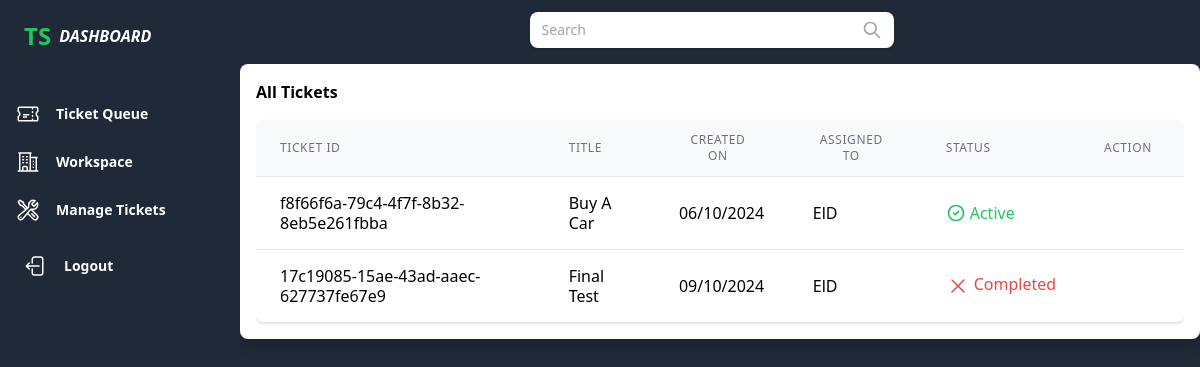
Screenshot of /tickets/list (signed in) with the database file from the repository.
### tickets/models.py (models this page shows, shortened)
class Ticket(models.Model):
    STATUS = (
        ('Pending','PENDING'),
        ('Active','ACTIVE'),
        ('Complated','COMPLATED'),
    )
    number = models.UUIDField(max_length=100,default=uuid.uuid4,)
    title = models.CharField(max_length=100)
    content = models.TextField()
    created_by = models.ForeignKey(User,related_name='tickets_created',on_delete=models.CASCADE)
    assigned_to = models.ForeignKey(User,related_name='tickets_assigned',on_delete=models.DO_NOTHING,null=True,blank=True)
    created_at = models.DateField(auto_now_add=True)
    is_resolved = models.BooleanField(default=False)
    accepted_date = models.DateField(blank=True,null=True)
    closed_date = models.DateField(blank=True,null=True)
    status = models.CharField(choices=STATUS,max_length=9)

### users/models.py (models this page shows)
class User(AbstractUser):
    is_admin = models.BooleanField(default=False)
    is_customer = models.BooleanField(default=False)
    def __str__(self) -> str:
        return self.username

### tickets/views.py (the view)
# urls.py: path("list", views.TicketList.as_view(), name="tickets_list"),
class  TicketList(ListView):
    model = Ticket
    template_name = 'all_tickets.html'
    context_object_name = 'tickets'
    def get_queryset(self) :
        return Ticket.objects.filter(created_by =self.request.user)

### tickets/templates/all_tickets.html (shortened to what this page needs)
{% extends "main.html" %}
{% block content %}
<div class="bg-white p-4 shadow-lg rounded-lg">
  <h1 class="font-bold text-base">All Tickets</h1>
  <div class="mt-4">
    <div class="flex flex-col">
      <div class="-my-2 overflow-x-auto">
        <div class="py-2 align-middle inline-block min-w-full">
          <div class="shadow overflow-hidden border-b border-gray-200 sm:rounded-lg bg-white">
              <table class="min-w-full divide-y divide-gray-200">
                <thead>
                  <tr>
                    <th
                      class="px-6 py-3 bg-gray-50 text-xs leading-4 font-medium text-gray-500 uppercase tracking-wider">
                      <div class="flex cursor-pointer">
                        <span class="mr-2">Ticket ID</span>
                      </div>
                    </th>
                    <th
                      class="px-6 py-3 bg-gray-50 text-xs leading-4 font-medium text-gray-500 uppercase tracking-wider">
                      <div class="flex cursor-pointer">
                        <span class="mr-2">Title</span>
                      </div>
                    </th>
                    <th
                      class="px-6 py-3 bg-gray-50 text-xs leading-4 font-medium text-gray-500 uppercase tracking-wider">
                      <div class="flex cursor-pointer">
                        <span class="mr-2">Created On</span>
                      </div>
                    </th>
                    <th
                      class="px-6 py-3 bg-gray-50 text-xs leading-4 font-medium text-gray-500 uppercase tracking-wider">
                      <div class="flex cursor-pointer">
                        <span class="mr-2">Assigned to</span>
                      </div>
                    </th>
                    <th
                      class="px-6 py-3 bg-gray-50 text-xs leading-4 font-medium text-gray-500 uppercase tracking-wider">
                      <div class="flex cursor-pointer">
                        <span class="mr-2">STATUS</span>
                      </div>
                    </th>
                    <th
                      class="px-6 py-3 bg-gray-50 text-xs leading-4 font-medium text-gray-500 uppercase tracking-wider">
                      <div class="flex cursor-pointer">
                        <span class="mr-2">ACTION</span>
                      </div>
                    </th>
                  </tr>
                </thead>
                <tbody class="bg-white divide-y divide-gray-200">
                  {% for t in tickets %}
                  <tr>
                    <td class="px-6 py-4 whitespace-no-wrap text-md leading-5">
                      <p>{{t.number}}</p>
                    </td>
                    <td class="px-6 py-4 whitespace-no-wrap text-md leading-5">
                      <h3>{{t.title|title}}</h3>
                    </td>
                    <td class="px-6 py-4 whitespace-no-wrap text-md leading-5">
                      <p>{{t.created_at|date:'d/m/Y'}}</p>
                    </td>
                      <td class="px-6 py-4 whitespace-no-wrap text-md leading-5">
                        <p>{{t.assigned_to}}</p>
                      </td>
                    <td class="px-6 py-4 whitespace-no-wrap text-md leading-5">
                      {% if t.status == 'Active' %}
                        <div class="flex text-green-500">
                          <svg xmlns="http://www.w3.org/2000/svg" class="w-5 h-5 mr-1" fill="none"
                            viewBox="0 0 24 24" stroke="currentColor">
                            <path stroke-linecap="round" stroke-linejoin="round" stroke-width="2"
                              d="M9 12l2 2 4-4m6 2a9 9 0 11-18 0 9 9 0 0118 0z" />
                          </svg>
                          <p>Active</p>
                        </div>
                      {% elif t.status == 'Complated' %}
                      <div class="flex text-red-500">
                        <svg xmlns="http://www.w3.org/2000/svg" fill="none" viewBox="0 0 24 24" stroke-width="1.5" stroke="currentColor" class="w-6 h-6 mr-1">
                          <path stroke-linecap="round" stroke-linejoin="round" d="M6 18 18 6M6 6l12 12"></path>
                        </svg>
                        <p>Completed</p>
                      </div>
                      {% endif %}
                    </td>
                    <td class="px-6 py-4 whitespace-no-wrap text-sm leading-5">
                    </td>
                  </tr>
                  {% endfor %}
                </tbody>
              </table>
          </div>
        </div>
      </div>
    </div>
  </div>
</div>
{% endblock content %}

### rows the page displays
Ticket: number "f8f66f6a-79c4-4f7f-8b32-8eb5e261fbba", title "Buy A Car", created_at "06/10/2024", assigned_to "ElD", status "Active" (drawn)
Ticket: number "17c19085-15ae-43ad-aaec-627737fe67e9", title "Final Test", created_at "09/10/2024", assigned_to "ElD", status "Complated" (drawn)
